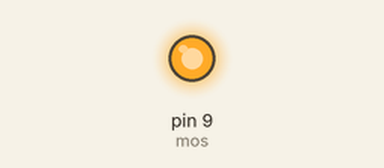
Bench run of a sketch on a simulated Arduino Uno, built with avr-gcc and run on an emulated ATmega328P. On the bench: output pins drawn as LEDs (lit = HIGH).

Above: at 0.2 s.
At 2.0 s:
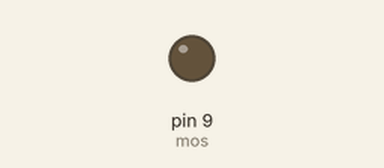
Timing chart, 0 to 3.0 s (numbered marks = the images above):
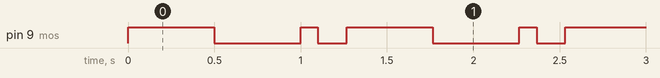

Measured:
- by itself, pin 9 (mos): repeats every 1.3 s: LOW 0.50 s, HIGH 0.10 s, LOW 0.17 s, HIGH 0.50 s
- by itself, everything shown: repeats every 1.3 s, in 4 steps

The sketch:

musical_beat.ino
```cpp
const int mos = 9;
int note = 500;
int halfNote = note/2;
int thirdNote = note/3;
int fourthNote = note/4;
int fifthNote = note/5;

void setup() {
  // put your setup code here, to run once:
  pinMode(mos, OUTPUT);
}

void loop() {
  // put your main code here, to run repeatedly:
  digitalWrite(mos, HIGH);
  delay(note);
  digitalWrite(mos, LOW);
  delay(note);

  digitalWrite(mos, HIGH);
  delay(fifthNote);
  digitalWrite(mos, LOW);
  delay(thirdNote);

}
```
